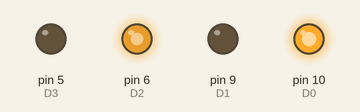
The sketch below on a simulated Arduino Uno, built with avr-gcc and run on an emulated ATmega328P. On the bench: output pins drawn as LEDs (lit = HIGH). What the sketch prints to the serial monitor is not drawn.

Above: at 0.1 s.
At 3.1 s:
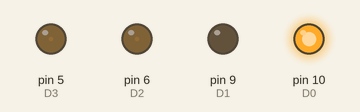
At 4.1 s:
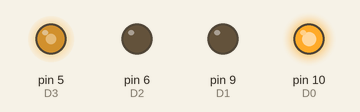
At 12.05 s:
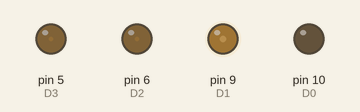
At 20.1 s:
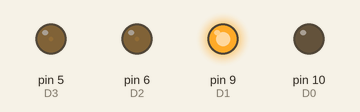
At 35.2 s:
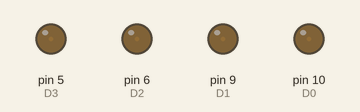
Timing chart, 0 to 40.0 s (numbered marks = the images above):
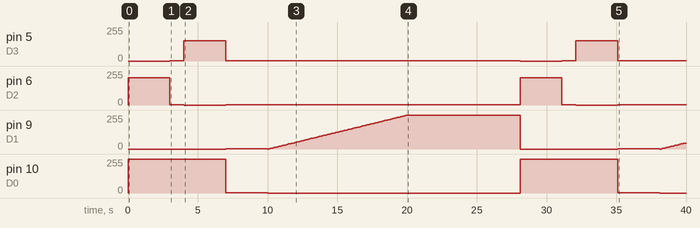

The sketch:

MotorControlling.ino
```cpp
// (licence header left out)
 //all pins must be PWM enabled pin with ~ printed beside them
const int D0=10;//~
const int D1=9;
const int D2=6;
const int D3=5;

bool CW = true;
bool CCW = false;


bool debug = false;

void setup() {
  Serial.begin(9600);
  Serial.println("Robojax TA6586 Motor Control");
 pinMode(D0, OUTPUT);
 pinMode(D1, OUTPUT);
 pinMode(D2, OUTPUT);
 pinMode(D3, OUTPUT);


}

void loop() {
  // * Full video details: https://youtu.be/W_Wm28nQAYA
  M2(CW, 80);//motor 1 runs CW at 80% speed
  M1(CW, 100); //motor 1 runs CW at 100% speed
  delay(3000);//wait for 3 seconds
  brake (2);//apply brake to motor 2
  delay(1000);

  M2(CCW, 60);//motor 2 runs CCW at 60% speed
  delay(3000);//wait for 3 seconds
  brake (2);//apply brake to motor 2
  brake (1);//apply brake to motor 1
  delay(3000);//wait for 3 seconds
  for(int i=0; i<=100; i++)
  {
    M1(CCW, i);//run motor 1 to CCW direction with i% speed
    delay(100);
  }
  delay(2000);
  brake (2);//apply brake to motor 2
  delay(3000);  delay(3000);//wait for 3 seconds}
}//loop ends

/*
 *  M1(bool direction,int speed)
 * @brief runs motor 1
 * @param direction is CW or CCW,
 * @param speed is integer between 0 to 100

 * @return returns non
 * Written by Ahmad Shamshiri for robojax.com
 * on Mar 22, 2022
 * Full video details: https://youtu.be/W_Wm28nQAYA
 */
void M1(bool direction,int speed)
{
  int pwm=map(speed, 0, 100, 0, 255);
  if(direction == CW)
  {
   analogWrite(D0,pwm);
   analogWrite(D1,LOW);
  }else{
   analogWrite(D1,pwm);
   analogWrite(D0,LOW);
  }
  debugPrint(1, direction, speed, false);
}//M1 end


/*
 *  M2(bool direction,int speed)
 * @brief runs motor 2
 * @param direction is CW or CCW,
 * @param speed is integer between 0 to 100

 * @return returns non
 * Written by Ahmad Shamshiri for robojax.com
 * on Mar 22, 2022
 * Full video details: https://youtu.be/W_Wm28nQAYA
 */
void M2(bool direction,int speed)
{
  int pwm=map(speed, 0, 100, 0, 255);
  if(direction == CW)
  {
   analogWrite(D2,pwm);
   analogWrite(D3,LOW);
  }else{
   analogWrite(D3,pwm);
   analogWrite(D2,LOW);
  }
  debugPrint(2, direction, speed, false);
}//M2 ends


/*
 *  brake(int motor)
 * @brief applies brake to a motor
 * @param "motor" is integer 1 or 2

 * @return returns none
 * Written by Ahmad Shamshiri for robojax.com
 * on Mar 22, 2022
 * Full video details: https://youtu.be/W_Wm28nQAYA
 */
void brake(int motor)
{
   if(motor == 1)
  {
   analogWrite(D0,HIGH);
   analogWrite(D1,HIGH);
  }else{
   analogWrite(D2,HIGH);
   analogWrite(D3,HIGH);
  }
  debugPrint(motor, true,  0, true);
}//brake ends


/*
 * debugPrint(int motor, bool direction, int speed, bool stop)
 * @brief prints debugging information
 * @param "motor" is integer 1 or 2
 * @param "direction" is CW or CCW
 * @param "speed" is 0 to 100
 * @param "stop" is true or false, if true, the word "stop" is printed

 * @return returns none
 * Written by Ahmad Shamshiri for robojax.com
 * on Mar 22, 2022
 * Full video details: https://youtu.be/W_Wm28nQAYA
 */
void debugPrint(int motor, bool direction, int speed, bool stop)
{
  if(debug)
  {
      Serial.print("Motor: ");
      Serial.print(motor);
    if(stop && motor>0)
    {
      Serial.println(" Stopped");
    }else{
      if(direction)
      {
      Serial.print(" CW at ");
      }else{
       Serial.print(" CCW at ");
      }
      Serial.print(speed);
      Serial.println(" %");
    }
  }//debug

}

//not used but can be used to apply brake on both motors
void fullBrake()
{
 brake(1);
 brake(2);

}
```

Measured:
- by itself, pin 5 (D3): 0/255 → 1/255 at 3.0 s, → 153/255 1.0 s later, → 1/255 3.0 s later, → 0/255 21.1 s later, … (7 changes in this stretch)
- by itself, pin 6 (D2): 0/255 → 204/255 at 0.00 s, → 1/255 3.0 s later, → 0/255 1.0 s later, → 1/255 3.0 s later, … (8 changes in this stretch)
- by itself, pin 9 (D1): 0/255 → 1/255 at 7.0 s, → 0/255 3.0 s later, → 2/255 0.10 s later, → 5/255 0.10 s later, … (123 changes in this stretch)
- by itself, pin 10 (D0): 0/255 → 255/255 at 0.00 s, → 1/255 7.0 s later, → 0/255 3.0 s later, → 255/255 18.1 s later, … (6 changes in this stretch)
